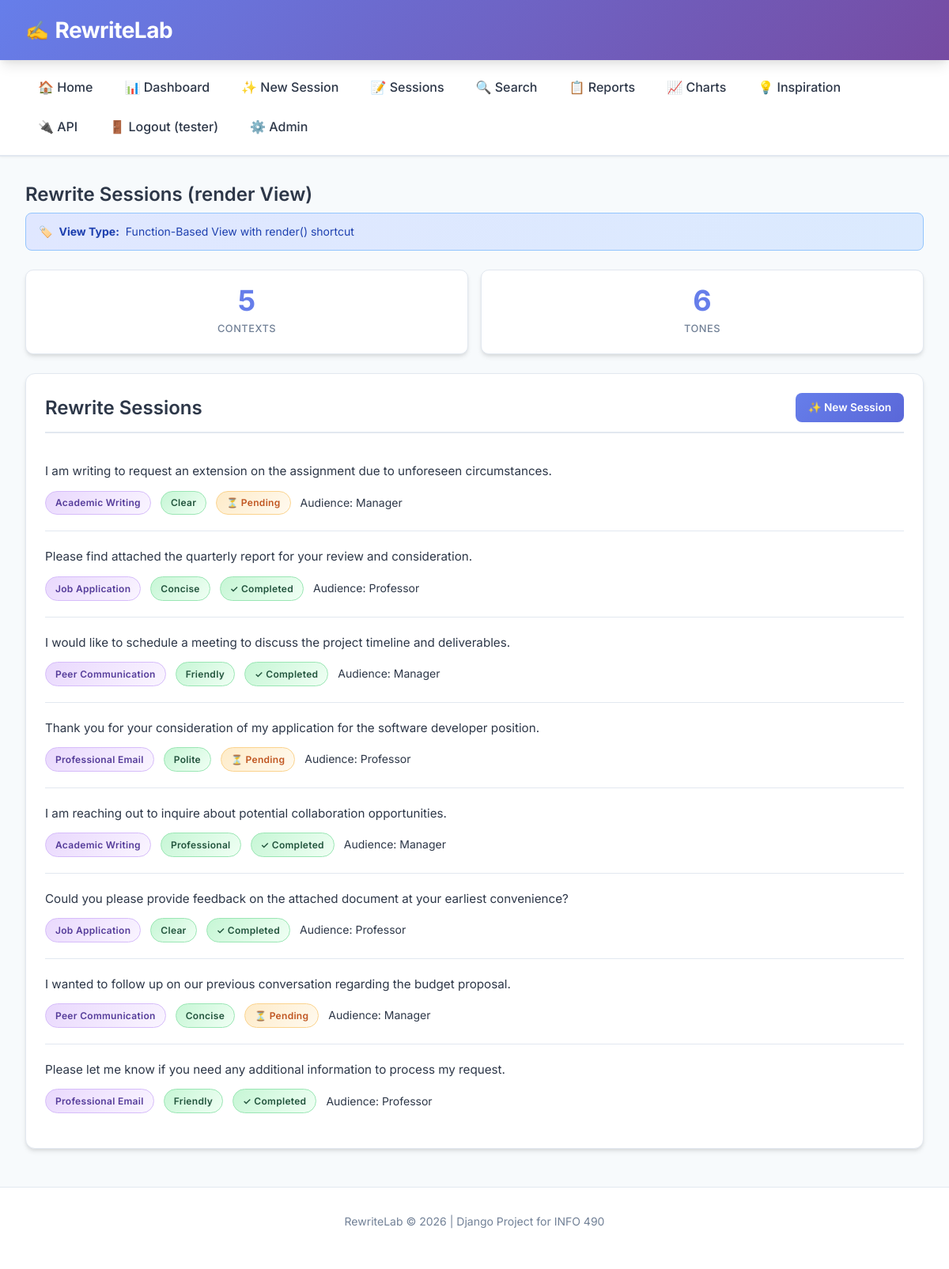
Before: /render/ (signed in) with the older database file.
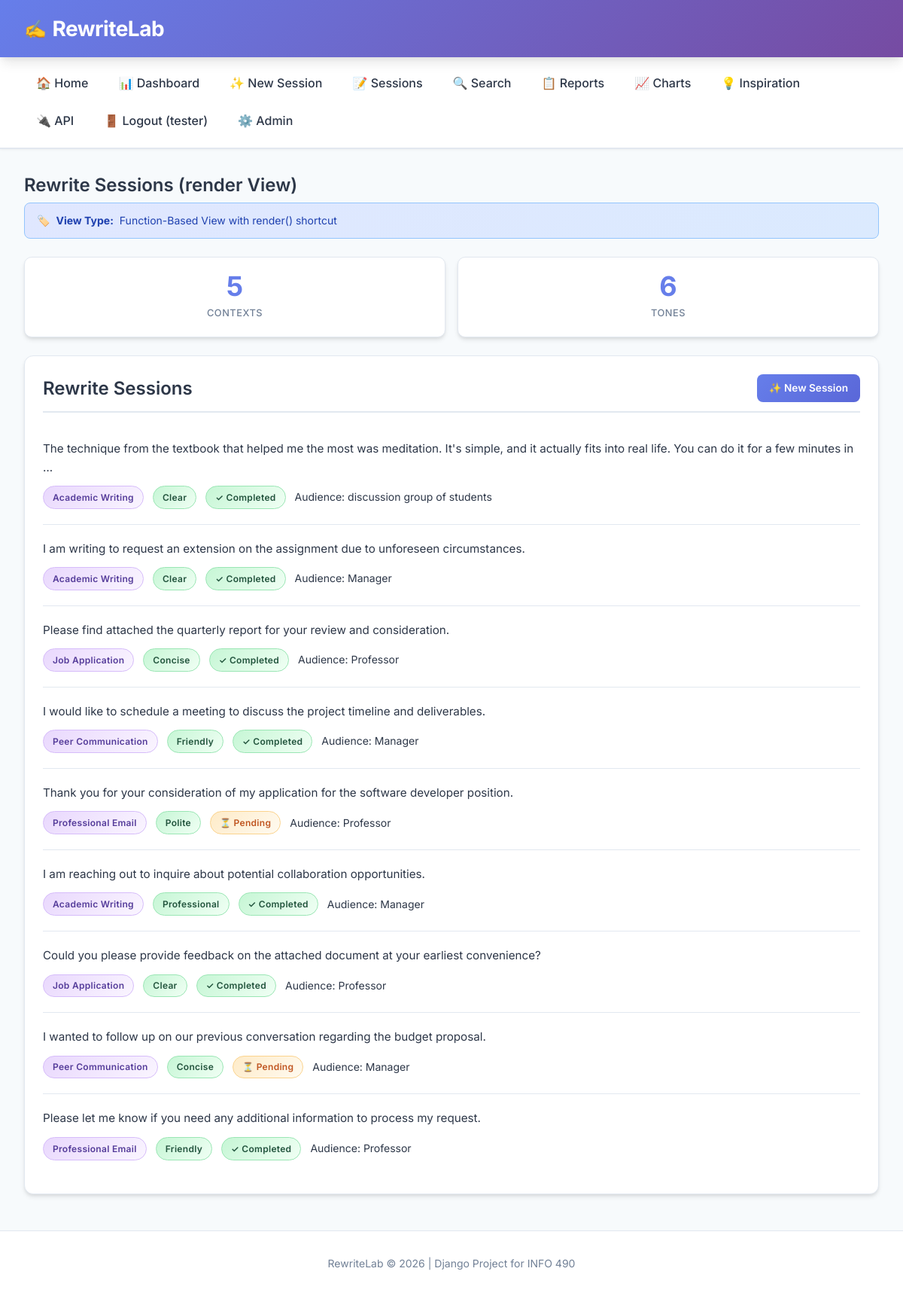
After: the same page with the newer database file.
### rewrites/models.py (models this page shows, shortened)
class RewriteSession(models.Model):
    original_text = models.TextField(
        validators=[MinLengthValidator(10)],
        help_text="The original text submitted by the user for rewriting"
    )
    user = models.ForeignKey(
        settings.AUTH_USER_MODEL,
        on_delete=models.CASCADE,
        related_name='rewrite_sessions',
        null=True,
        blank=True,
        help_text="The user who created this session (null for legacy/anonymous)"
    )
    context = models.ForeignKey(
        RewriteContext,
        on_delete=models.PROTECT,
        related_name='sessions',
        help_text="The writing context selected for this rewrite"
    )
    tone = models.ForeignKey(
        ToneOption,
        on_delete=models.PROTECT,
        related_name='sessions',
        help_text="The tone selected for this rewrite"
    )
    audience = models.CharField(
        max_length=100,
        blank=True,
        default='',
        help_text="Optional: intended audience (e.g., 'professor', 'manager')"
    )
    purpose = models.CharField(
        max_length=200,
        blank=True,
        default='',
        help_text="Optional: purpose of the text (e.g., 'request extension', 'follow up')"
    )
    session_token = models.CharField(
        max_length=64,
        unique=True,
        help_text="Unique token to identify this session (for URL sharing)"
    )
    is_completed = models.BooleanField(
        default=False,
        help_text="Whether rewrites have been successfully generated"
    )
    created_at = models.DateTimeField(auto_now_add=True)
    updated_at = models.DateTimeField(auto_now=True)
    class Meta:
        ordering = ['-created_at']
        verbose_name = "Rewrite Session"
        verbose_name_plural = "Rewrite Sessions"
        constraints = [
            models.UniqueConstraint(
                fields=['original_text', 'context', 'tone'],
                name='unique_text_context_tone_combination'
            )
        ]
    def get_absolute_url(self):
        return reverse('rewrites:session_detail', kwargs={'pk': self.pk})

class RewriteContext(models.Model):
    name = models.CharField(
        max_length=100,
        unique=True,
        help_text="Name of the writing context (e.g., 'Professional Email')"
    )
    description = models.TextField(
        help_text="Detailed description of when this context should be used"
    )
    guidelines = models.TextField(
        help_text="Specific guidelines for the LLM when rewriting in this context"
    )
    is_active = models.BooleanField(
        default=True,
        help_text="Whether this context is available for users to select"
    )
    created_at = models.DateTimeField(auto_now_add=True)
    updated_at = models.DateTimeField(auto_now=True)
    class Meta:
        ordering = ['name']
        verbose_name = "Rewrite Context"
        verbose_name_plural = "Rewrite Contexts"

class ToneOption(models.Model):
    name = models.CharField(
        max_length=50,
        unique=True,
        help_text="Name of the tone (e.g., 'Polite', 'Professional')"
    )
    description = models.TextField(
        help_text="Description of what this tone conveys"
    )
    prompt_modifier = models.TextField(
        help_text="Instructions added to the LLM prompt to achieve this tone"
    )
    intensity_level = models.PositiveSmallIntegerField(
        default=5,
        help_text="Intensity level from 1 (subtle) to 10 (strong)"
    )
    is_active = models.BooleanField(
        default=True,
        help_text="Whether this tone is available for users to select"
    )
    created_at = models.DateTimeField(auto_now_add=True)
    updated_at = models.DateTimeField(auto_now=True)
    class Meta:
        ordering = ['name']
        verbose_name = "Tone Option"
        verbose_name_plural = "Tone Options"

### rewrites/views.py (the view)
# urls.py: path('render/', views.session_list_render, name='session_render'),  # render() FBV
@login_required(login_url='rewrites:login')
def session_list_render(request):
    sessions = RewriteSession.objects.select_related('context', 'tone').all()
    context_count = RewriteContext.objects.count()
    tone_count = ToneOption.objects.count()
    context = {
        'sessions': sessions,
        'title': 'Rewrite Sessions (render View)',
        'view_type': 'Function-Based View with render() shortcut',
        'context_count': context_count,
        'tone_count': tone_count,
    }
    return render(request, 'rewrites/session_list.html', context)

### rewrites/templates/rewrites/session_list.html (shortened to what this page needs)
{% extends 'base.html' %}
{% block content %}
<h2>{{ title }}</h2>
{% if view_type %}
<div class="view-type">
    <strong>View Type:</strong> {{ view_type }}
</div>
{% endif %}
{% if completed_count is not None or context_count is not None or total_results is not None %}
<div class="stats">
    {% if context_count is not None %}
    <div class="stat-card">
        <div class="stat-value">{{ context_count }}</div>
        <div class="stat-label">Contexts</div>
    </div>
    {% endif %}
    {% if tone_count is not None %}
    <div class="stat-card">
        <div class="stat-value">{{ tone_count }}</div>
        <div class="stat-label">Tones</div>
    </div>
    {% endif %}
</div>
{% endif %}
<div class="card">
    <div style="display: flex; justify-content: space-between; align-items: center; margin-bottom: 1rem; padding-bottom: 0.75rem; border-bottom: 2px solid #e2e8f0;">
        <h2 style="margin: 0; padding: 0; border: none;">Rewrite Sessions</h2>
        {% if user.is_authenticated %}
        <a href="{% url 'rewrites:session_create' %}" class="btn btn-primary btn-sm">✨ New Session</a>
        {% endif %}
    </div>
    {% for session in sessions %}
    <div class="session-item">
        <div class="text-preview">
            <a href="{{ session.get_absolute_url }}">
                {{ session.original_text|truncatewords:30 }}
            </a>
        </div>
        <div class="session-meta">
            <span class="badge badge-context">{{ session.context.name }}</span>
            <span class="badge badge-tone">{{ session.tone.name }}</span>
            {% if session.is_completed %}
            <span class="badge badge-completed">✓ Completed</span>
            {% else %}
            <span class="badge badge-pending">⏳ Pending</span>
            {% endif %}
            {% if session.audience %}
            <span>Audience: {{ session.audience }}</span>
            {% endif %}
        </div>
    </div>
    {% endfor %}
</div>
{% endblock %}

Changed rows visible on the page:
added RewriteSession: original_text "The technique from the textbook that helped me the most was meditation. It's simple, and it actually fits into real life. You can do it for a few minutes in …", context.name "Academic Writing", tone.name "Clear", is_completed "✓ Completed", audience "discussion group of students"
changed RewriteSession (number 2 of 9 on the later page): is_completed "⏳ Pending" → "✓ Completed"
